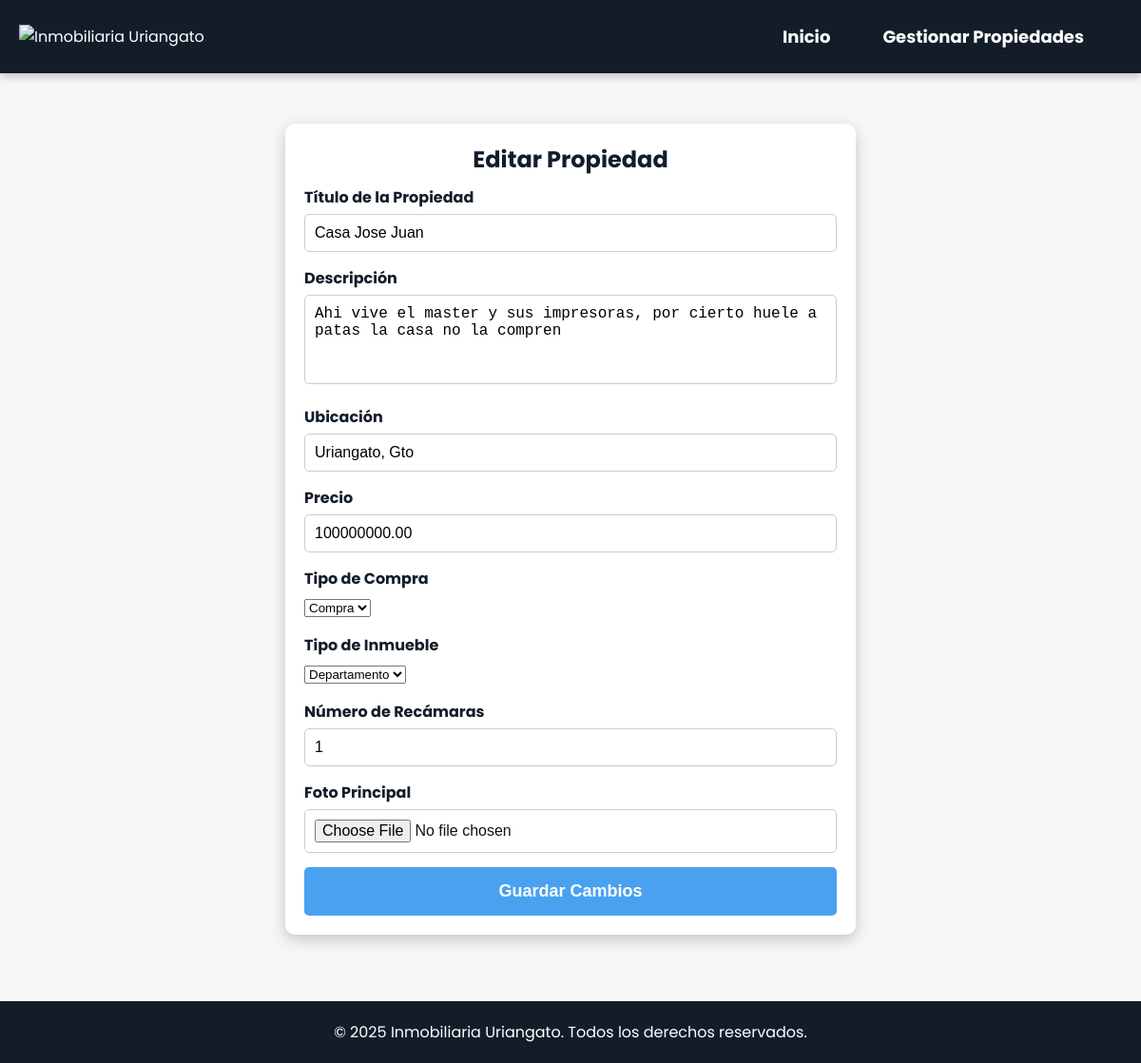
The page /editar-propiedad/4/ on the database its author committed.
### principal/models.py (models this page shows, shortened)
class Propiedad(models.Model):
    TIPO_COMPRA_CHOICES = [
        ('compra', 'Compra'),
        ('renta', 'Renta'),
    ]
    TIPO_INMUEBLE_CHOICES = [
        ('casa', 'Casa'),
        ('departamento', 'Departamento'),
        ('terreno', 'Terreno'),
    ]
    titulo = models.CharField(max_length=200)
    descripcion = models.TextField()
    ubicacion = models.CharField(max_length=200)
    precio = models.DecimalField(max_digits=18, decimal_places=2)
    foto_principal = models.ImageField(upload_to='propiedades/')
    fecha_creacion = models.DateTimeField(auto_now_add=True)
    tipo_compra = models.CharField(max_length=10, choices=TIPO_COMPRA_CHOICES, default='compra')
    tipo_inmueble = models.CharField(max_length=15, choices=TIPO_INMUEBLE_CHOICES, default='casa')
    numero_recamaras = models.IntegerField(default=1)

### principal/views.py (the view, shortened to what this page needs)
# urls.py: path('editar-propiedad/<int:propiedad_id>/', views.editar_propiedad, name='editar_propiedad'),
def editar_propiedad(request, propiedad_id):
    propiedad = get_object_or_404(Propiedad, id=propiedad_id)
    return render(request, 'principal/editar_propiedad.html', {'propiedad': propiedad})

### principal/templates/principal/editar_propiedad.html (shortened to what this page needs)
<!DOCTYPE html>
<html lang="es">
<head>
    {% load static %}
    <link rel="stylesheet" href="{% static 'estilos/main.css' %}">
    <link rel="stylesheet" href="{% static 'estilos/agregar_propiedad.css' %}">
</head>
<body>
<header>
    <div class="logo">
        <img src="{% static 'imagenes/logo.png' %}" alt="Inmobiliaria Uriangato">
    </div>
    <nav>
        <ul>
            <li><a href="{% url 'index' %}">Inicio</a></li>
            <li><a href="{% url 'propiedades_admin' %}">Gestionar Propiedades</a></li>
        </ul>
    </nav>
</header>
<main>
    <section class="formulario-container">
        <h2>Editar Propiedad</h2>
        <form action="" method="POST" enctype="multipart/form-data">
            <div class="form-group">
                <label for="titulo">Título de la Propiedad</label>
                <input type="text" id="titulo" name="titulo" value="{{ propiedad.titulo }}" required>
            </div>
            <div class="form-group">
                <label for="descripcion">Descripción</label>
                <textarea id="descripcion" name="descripcion" rows="4" required>{{ propiedad.descripcion }}</textarea>
            </div>
            <div class="form-group">
                <label for="ubicacion">Ubicación</label>
                <input type="text" id="ubicacion" name="ubicacion" value="{{ propiedad.ubicacion }}" required>
            </div>
            <div class="form-group">
                <label for="precio">Precio</label>
                <input type="number" id="precio" name="precio" value="{{ propiedad.precio }}" required>
            </div>
            <div class="form-group">
                <label for="tipo_compra">Tipo de Compra</label>
                <select id="tipo_compra" name="tipo_compra" required>
                    <option value="compra" {% if propiedad.tipo_compra == "compra" %}selected{% endif %}>Compra</option>
                </select>
            </div>
            <div class="form-group">
                <label for="tipo_inmueble">Tipo de Inmueble</label>
                <select id="tipo_inmueble" name="tipo_inmueble" required>
                    <option value="departamento" {% if propiedad.tipo_inmueble == "departamento" %}selected{% endif %}>Departamento</option>
                </select>
            </div>
            <div class="form-group">
                <label for="numero_recamaras">Número de Recámaras</label>
                <input type="number" id="numero_recamaras" name="numero_recamaras" value="{{ propiedad.numero_recamaras }}" min="0" required>
            </div>
            <div class="form-group">
                <label for="foto_principal">Foto Principal</label>
                <input type="file" id="foto_principal" name="foto_principal" accept="image/*">
            </div>
            <button type="submit" class="btn-enviar">Guardar Cambios</button>
        </form>
    </section>
</main>
<footer>
    <p>&copy; 2025 Inmobiliaria Uriangato. Todos los derechos reservados.</p>
</footer>
</body>
</html>

### principal/static/estilos/main.css (style rules this page uses)
:root { --primary-color: #4AA1EF; --secondary-color: #0CDDC7; --dark-bg: #131D2A; --text-color: #131212; --light-bg: #F6F6F6; --white: #FFFFFF; }
body { min-height: 100vh; display: flex; flex-direction: column; font-family: 'Poppins', sans-serif; margin: 0; padding: 0; background-color: var(--light-bg); color: var(--text-color); }
html, body { overflow-x: hidden; width: 100%; }
main { flex: 1; max-width: 100%; overflow-x: hidden; }
* { box-sizing: border-box; margin: 0; padding: 0; }
header { background-color: var(--dark-bg); color: var(--white); padding: 15px 20px; display: flex; justify-content: space-between; align-items: center; position: fixed; top: 0; left: 0; width: 100%; z-index: 1000; transition: all 0.3s ease-in-out; box-shadow: 0px 4px 8px rgba(0, 0, 0, 0.2); }
body { padding-top: 80px; }
.logo img { height: 50px; }
nav ul { list-style: none; margin: 0; padding: 0; display: flex; }
nav ul li { margin-right: 25px; }
nav ul li a { color: var(--white); text-decoration: none; font-size: 18px; font-weight: bold; transition: color 0.3s; }
footer { background-color: var(--dark-bg); color: var(--white); text-align: center; padding: 20px; position: relative; bottom: 0; width: 100%; margin-top: 20px; }
nav ul { list-style: none; margin: 0; padding: 0; display: flex; position: relative; }
nav ul li { position: relative; margin-right: 25px; }
nav ul li a { color: var(--white); text-decoration: none; font-size: 18px; font-weight: bold; transition: color 0.3s; padding: 10px 15px; display: block; }

### principal/static/estilos/agregar_propiedad.css (style rules this page uses)
.formulario-container { max-width: 600px; margin: 50px auto; padding: 20px; background: var(--white); border-radius: 10px; box-shadow: 0px 5px 15px rgba(0, 0, 0, 0.2); text-align: center; }
.formulario-container h2 { color: var(--dark-bg); margin-bottom: 10px; }
.form-group { text-align: left; margin-bottom: 15px; }
.form-group label { display: block; font-weight: bold; margin-bottom: 5px; color: var(--dark-bg); }
input, textarea { width: 100%; padding: 10px; border: 1px solid #ccc; border-radius: 5px; font-size: 16px; }
textarea { resize: none; }
.btn-enviar { display: block; width: 100%; background: var(--primary-color); color: var(--white); padding: 15px; border: none; border-radius: 5px; font-size: 18px; font-weight: bold; cursor: pointer; transition: background 0.3s; }

### rows shown on the page
Propiedad: titulo "Casa Jose Juan", descripcion "Ahi vive el master y sus impresoras, por cierto huele a patas la casa no la compren", ubicacion "Uriangato, Gto", precio "100000000.00", tipo_compra "Compra", tipo_inmueble "Departamento", numero_recamaras "1"
